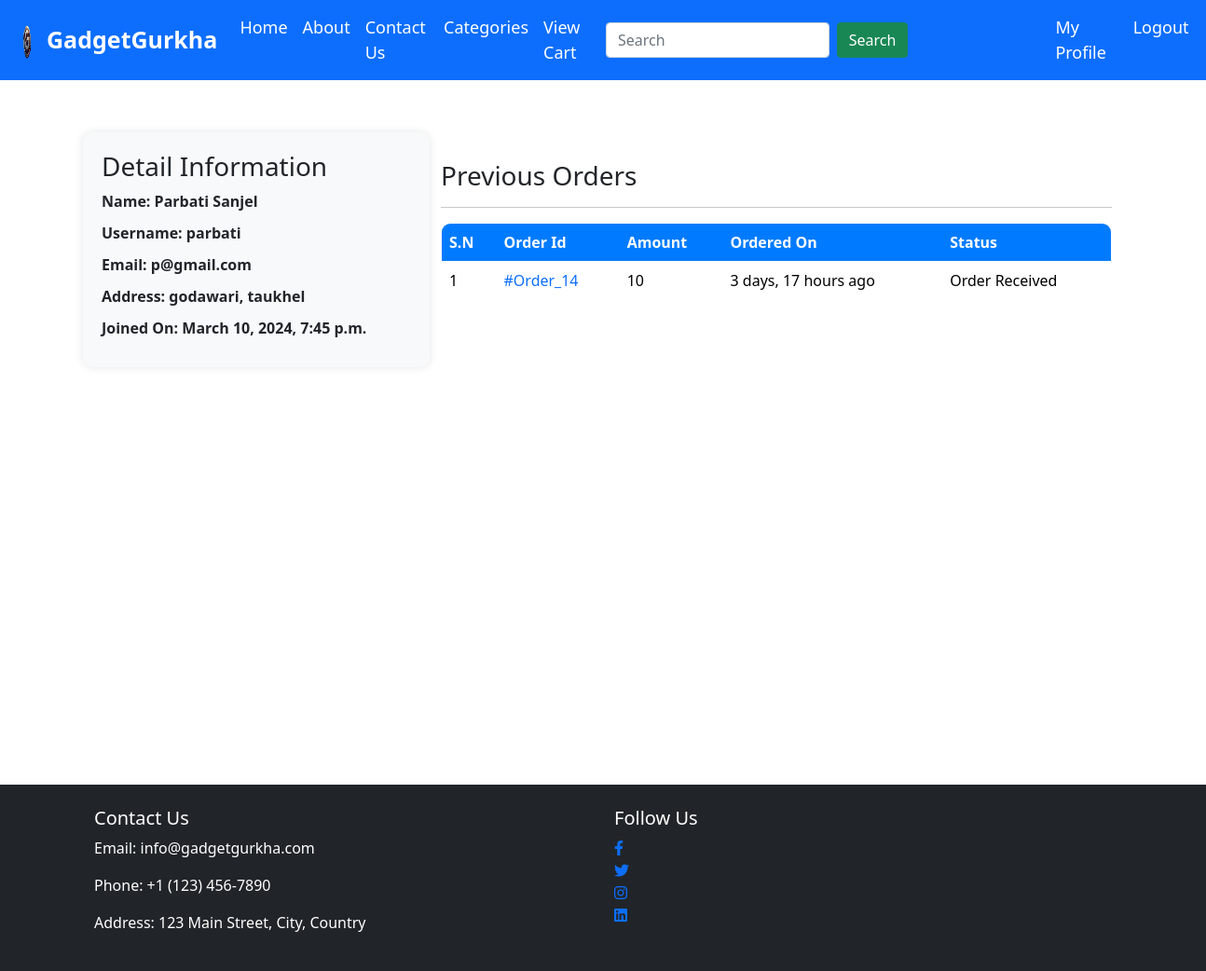
/profile/ (signed in), run on an earlier commit of the app's database.
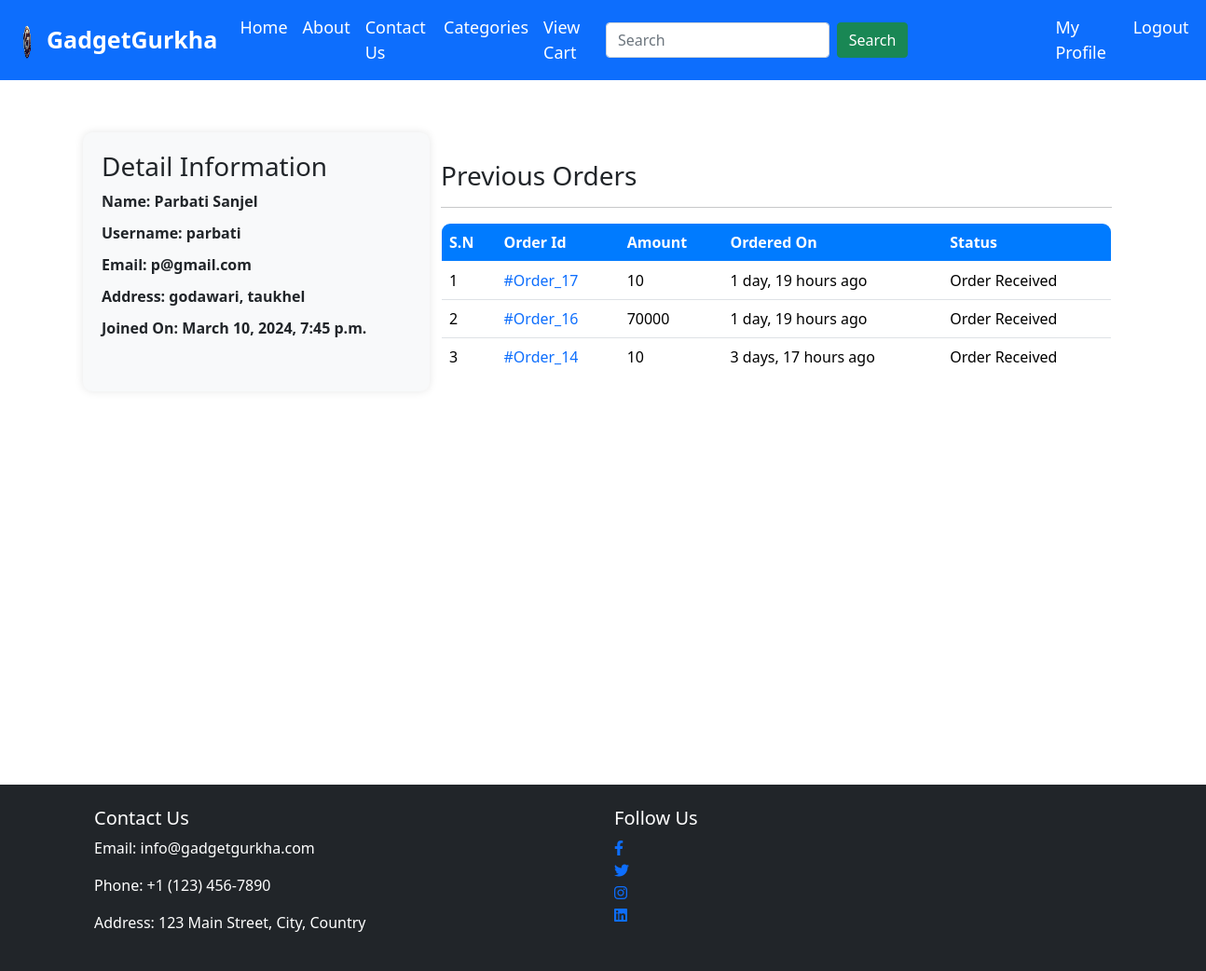
And on a later commit of the database.
### appGurkha/models.py (models this page shows, shortened)
class Customer(models.Model):
    user = models.OneToOneField(User, on_delete=models.CASCADE)
    email = models.EmailField(unique=True, max_length=200, null=False, default="xyz@gmail.com")
    full_name = models.CharField(max_length=200)
    address = models.CharField(max_length=200, null=True, blank=True)
    joined_on = models.DateTimeField(auto_now_add = True)

class Order(models.Model):
    cart=models.OneToOneField(Cart, on_delete=models.CASCADE)
    ordered_by = models.CharField(max_length=200)
    shipping_address = models.CharField(max_length=200)
    mobile = models.CharField(max_length=10)
    email =models.EmailField(null=True, blank=True)
    subtotal = models.PositiveIntegerField()
    discount = models.PositiveIntegerField()
    total = models.PositiveIntegerField()
    order_status = models.CharField(max_length=50, choices=ORDER_STATUS)
    created_at = models.DateTimeField(auto_now_add=True)
    payment_method = models.CharField(max_length=20, choices=METHOD, default="Cash on Delivery")
    payment_completed = models.BooleanField(default=False, null=True, blank=True)

### appGurkha/views.py (the view)
# urls.py: path("profile/", CustomerProfileView.as_view(), name="customerprofile"),
class CustomerProfileView(TemplateView):
    template_name = "customerprofile.html"
    def dispatch(self, request, *args, **kwargs):
        if request.user.is_authenticated and Customer.objects.filter(user=request.user).exists():
            pass
        else:
            return redirect("/login/?next=/profile")
        return super().dispatch(request, *args, **kwargs)
    def get_context_data(self, **kwargs):
        context = super().get_context_data(**kwargs)
        customer = self.request.user.customer
        context['customer'] = customer
        orders = Order.objects.filter(cart__customer=customer).order_by("-id")
        context["orders"] = orders
        return context

### templates/customerprofile.html (shortened to what this page needs)
{% extends 'base.html' %}
{% block content %}
<div class="container">
    <div style="margin-top:56px;" class="row">
        <div class="col-md-4 detail-info">
            <h3>Detail Information</h3>
            <p class="profile-detail"><span>Name:</span> {{ customer.full_name }}</p>
            <p class="profile-detail"><span>Username:</span> {{ customer.user.username }}</p>
            <p class="profile-detail"><span>Email:</span> {{ customer.user.email }}</p>
            <p class="profile-detail"><span>Address:</span> {{ customer.address }}</p>
            <p class="profile-detail"><span>Joined On:</span> {{ customer.joined_on }}</p>
        </div>
        <div class="col-md-8 previous-orders">
            <h3>Previous Orders</h3>
            <hr>
            <table class="table order-table">
                <thead>
                    <tr>
                        <th style="color:white;">S.N</th>
                        <th style="color:white;">Order Id</th>
                        <th style="color:white;">Amount</th>
                        <th style="color:white;">Ordered On</th>
                        <th style="color:white;">Status</th>
                    </tr>
                </thead>
                <tbody>
                    {% for ord in orders %}
                    <tr>
                        <td>{{ forloop.counter }}</td>
                        <td><a href="{% url 'appGurkha:customerorderdetail' ord.pk %}">#Order_{{ ord.id }}</a></td>
                        <td>{{ ord.total }}</td>
                        <td>{{ ord.created_at|timesince }} ago</td>
                        <td>{{ ord.order_status }}</td>
                    </tr>
                    {% endfor %}
                </tbody>
            </table>
        </div>
    </div>
</div>
{% endblock %}

### templates/base.html (shortened to what this page needs)
{% load static %}
<!DOCTYPE html>
<html lang="en">
  <head>
    <link
      rel="stylesheet"
      href="https://cdn.jsdelivr.net/npm/bootstrap@5.3.2/dist/css/bootstrap.min.css"
    />
    <link
      href="https://cdn.jsdelivr.net/npm/bootstrap@5.0.2/dist/css/bootstrap.min.css"
      rel="stylesheet"
    />
    <link
      rel="stylesheet"
      href="https://cdnjs.cloudflare.com/ajax/libs/font-awesome/6.0.0-beta3/css/all.min.css"
    />
  </head>
  <body>
    <nav class="navbar navbar-expand-lg navbar-dark bg-primary">
      <div class="container-fluid">
        <div class="logo-container">
            <a class="navbar-brand" href="{% url 'appGurkha:home' %}">
              <img
              src="{% static 'logo/GadgetGurkhaLogo.png' %}"
              class="img-fluid logo-image"
              alt="GadgetGurkha Logo"
              style="height: 45px; width: 45px; border-radius: 41px; overflow: hidden; pointer-events: none"
              />
            </a>
            <a class="navbar-brand" href="{% url 'appGurkha:home' %}">
              <span class="logo-text">GadgetGurkha</span>
            </a>
        </div>
        <div class="collapse navbar-collapse" id="navbarScroll">
          <ul
            class="navbar-nav me-auto my-2 my-lg-0 navbar-nav-scroll"
            style="--bs-scroll-height: 100px"
          >
            <li class="nav-item">
              <a
              style="font-size: 18px;"
                class="nav-link active"
                aria-current="page"
                href="{% url 'appGurkha:home' %}"
                >Home</a>
            </li>
            <li class="nav-item">
              <a
              style="font-size: 18px;"
                class="nav-link active"
                aria-current="page"
                href="{% url 'appGurkha:about' %}"
                >About</a
              >
            </li>
            <li class="nav-item">
              <a
              style="font-size: 18px;"
                class="nav-link active"
                aria-current="page"
                href="{% url 'appGurkha:contact' %}"
                >Contact Us</a
              >
            </li>
            <li class="nav-item">
              <a
              style="font-size: 18px;"
                class="nav-link active"
                aria-current="page"
                href="{% url 'appGurkha:allproducts' %}"
                >Categories</a
              >
            </li>
            {% if request.user.customer %}
            <li class="nav-item">
              <a
              style="font-size: 18px;"
                class="nav-link active"
                aria-current="page"
                href="{% url 'appGurkha:mycart' %}"
                >View Cart</a
              >
            </li>
            {% endif %}
          </ul>
          <form
            style="width: 360px"
            action="{% url 'appGurkha:search' %}"
            method="GET"
            class="d-flex"
          >
            <input
              class="form-control me-2"
              type="text"
              name="keyword"
              placeholder="Search"
              aria-label="Search"
            />
            <button style="color: white" class="btn btn-success" type="submit">
              Search
            </button>
          </form>
          <ul
            class="navbar-nav me-auto my-2 my-lg-0 navbar-nav-scroll"
            style="margin-left: 150px"
          >
            {% if request.user.customer %}
            <li class="nav-item">
              <a
              style="font-size: 18px;"
                class="nav-link active"
                aria-current="page"
                href="{% url 'appGurkha:customerprofile' %}"
                >My Profile</a
              >
            </li>
            <li class="nav-item">
              <a
              style="font-size: 18px;"
                class="nav-link active"
                aria-current="page"
                href="{% url 'appGurkha:customerlogout' %}"
                >Logout</a
              >
            </li>
            {% elif request.user.admin %}
            <li><a style="font-size: 18px;" aria-current="page" class="nav-link active" href="{% url 'appGurkha:adminhome' %}">Admin</a></li>
            {% endif %}
          </ul>
        </div>
      </div>
    </nav>
    <div class="mainBody">
      {% block content %} {% endblock %}
    </div>
    <div class="footer" style="margin-top:200px;">
      <footer class="bg-dark text-white py-4">
        <div class="container">
          <div class="row">
            <div class="col-md-6">
              <h5>Contact Us</h5>
              <p>Email: info@gadgetgurkha.com</p>
              <p>Phone: +1 (123) 456-7890</p>
              <p>Address: 123 Main Street, City, Country</p>
            </div>
            <div class="col-md-6">
              <h5>Follow Us</h5>
              <ul class="list-unstyled">
                <li><a href="#"><i class="fab fa-facebook-f"></i></a></li>
                <li><a href="#"><i class="fab fa-twitter"></i></a></li>
                <li><a href="#"><i class="fab fa-instagram"></i></a></li>
                <li><a href="#"><i class="fab fa-linkedin"></i></a></li>
              </ul>
            </div>
          </div>
        </div>
      </footer>
    </div
  </body>
</html>

### templates/base.html (style rules this page uses)
.mainBody { min-height:500px; }
a { text-decoration: none; }
.logo-container { display: flex; align-items: center; }
.logo-image { width: 80px; height: auto; margin-right: 10px; }
.logo-text { font-weight: bold; font-size: 25px; }
.nav-link.active { color: white; border-radius: 5px; }

### templates/customerprofile.html (style rules this page uses)
.detail-info { background-color: #f8f9fa; padding: 20px; border-radius: 10px; box-shadow: 0 0 10px rgba(0, 0, 0, 0.1); }
.profile-detail { font-weight: bold; margin-bottom: 10px; }
.previous-orders { margin-top: 30px; }
.order-table { border: 1px solid #dee2e6; border-radius: 10px; overflow: hidden; }
.order-table thead { background-color: #007bff; color: #fff; }
.order-table tbody { background-color: #fff; }
.order-table tbody tr { transition: background-color 0.3s ease; }

What changed in the data, as far as the page shows it:
added Order: id "17", total "10", created_at "1 day, 19 hours", order_status "Order Received"
added Order: id "16", total "70000", created_at "1 day, 19 hours", order_status "Order Received"
